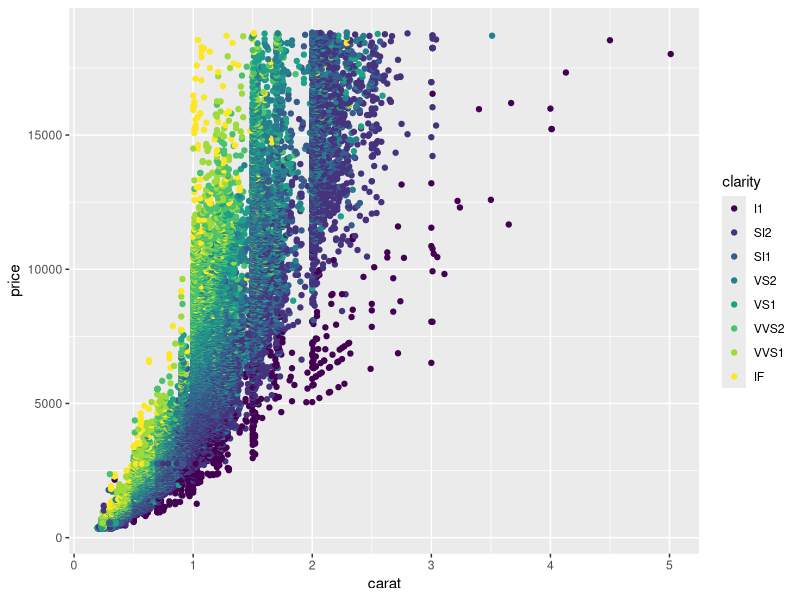
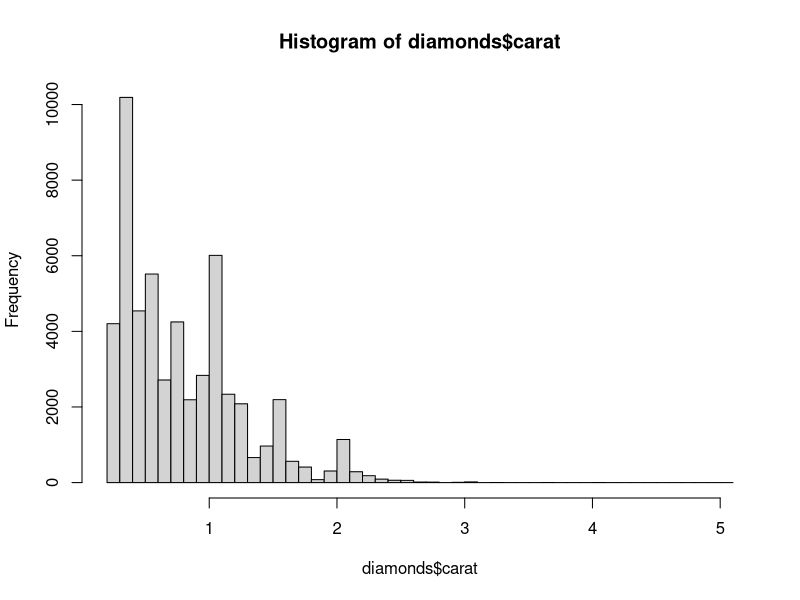

Generate these figures, in order, with R:
#Assignment #0
#Name: Charles Nicholson
#ISE 5103 Intelligent Data Analytics
#Date: mm/dd/yyyy

#required packages for this assignment
library(ggplot2)  #provides advanced graphics



#Problem 1: create a vector of strings and demonstrate access

#Problem 1(a)
x<-c('R','is','a','powerful','open source','statistical','scripting language')

x[1]    #access first element
x[4:6]  #access third thru fifth elements

#Problem 1(b)
length(x)  #determine length of x


#Problem 1(c)
#create a new vector "z" from x, but insert "my favorite"
z<-c(x[1:2],"my favorite",x[4:length(x)])   
z  #view the results





#Problem 2   -------------------------------------------------------------------

#the data and the command `qplot' are from the package `ggplot2'

data(diamonds)  #data frame from ggplot2
head(diamonds)  #examine first few rows

#scatterplot of diamond carat and price; clarity differentiated by color
qplot(carat, price, data = diamonds, colour = clarity)


#more exploration

#increase breaks of histogram to look for detail
hist(diamonds$carat,breaks=50) 

